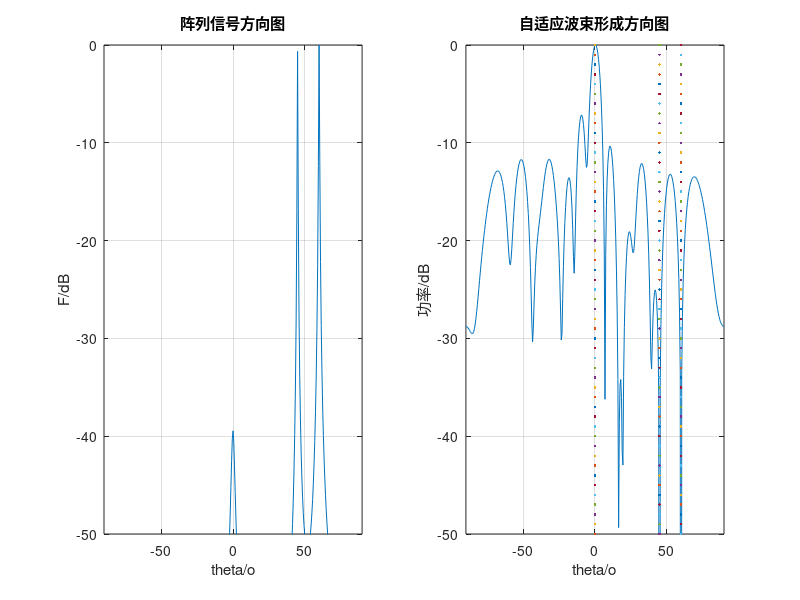

This figure's MATLAB source:
%自适应波束形成方向图
clc;
clear all; 
close all;
ima=sqrt(-1);
element_num=16;       %阵元数
c=3e8;
f=500e6;
lamda=c/f;
d=1/2*lamda;         %阵元间距与波长的关系
theta=-90:0.5:90;      %范围
theta0=0;            %来波方向
theta1=45;           %干扰方向
theta2=60;           %干扰方向
L=512;              %采样单元数
for i=1:L
    amp0=10*randn(1);%信号的幅度随机产生，保证信号之间是不相关的
    amp1=100*randn(1);
    amp2=100*randn(1);
    ampn=10;
    x(:,i)=amp0*exp(ima*2*pi*1/2*sin(theta0*pi/180)*[0:element_num-1]')+...
      amp1*exp(ima*2*pi*1/2*sin(theta1*pi/180)*[0:element_num-1]')+...
      amp2*exp(ima*2*pi*1/2*sin(theta2*pi/180)*[0:element_num-1]')+...
      ampn*(randn(element_num,1)+ima*randn(element_num,1));%产生阵列信号
end
Rx=1/L*x* x';
steer1=exp(ima*2*pi*1/2*sin(theta0*pi/180)*[0:element_num-1]');
steer2=exp(ima*2*pi*1/2*sin(theta1*pi/180)*[0:element_num-1]');
steer3=exp(ima*2*pi*1/2*sin(theta2*pi/180)*[0:element_num-1]');
C=[steer1 steer2 steer3];
F=[1 0 0]';%把0度方向作为来波方向
w=inv(Rx)*C*(inv(C'*inv(Rx)*C))*F;
for j=1:length(theta)
    a=exp(ima*2*pi*1/2*sin(theta(j)*pi/180)*[0:element_num-1]');
    f(j)=w'*a;
    p(j)=1/(a'*inv(Rx)*a);
end
F=20*log10(abs(f)/(max(max(abs(f)))));
P=20*log10(abs(p)/(max(max(abs(p)))));%此处是功率的对数形式
figure
subplot(121)
plot(theta,P),grid on,hold on
xlabel('theta/o');
ylabel('F/dB');
title('阵列信号方向图')
axis([-90 90 -50 0]);
subplot(122)
plot(theta,F),grid on,hold on;
plot(theta0,-50:0,'.')
plot(theta1,-50:0,'.')
plot(theta2,-50:0,'.')
xlabel('theta/o');
ylabel('功率/dB');axis([-90 90 -50 0]);
title('自适应波束形成方向图')
%figure
%polarplot((theta*pi)/180,P)